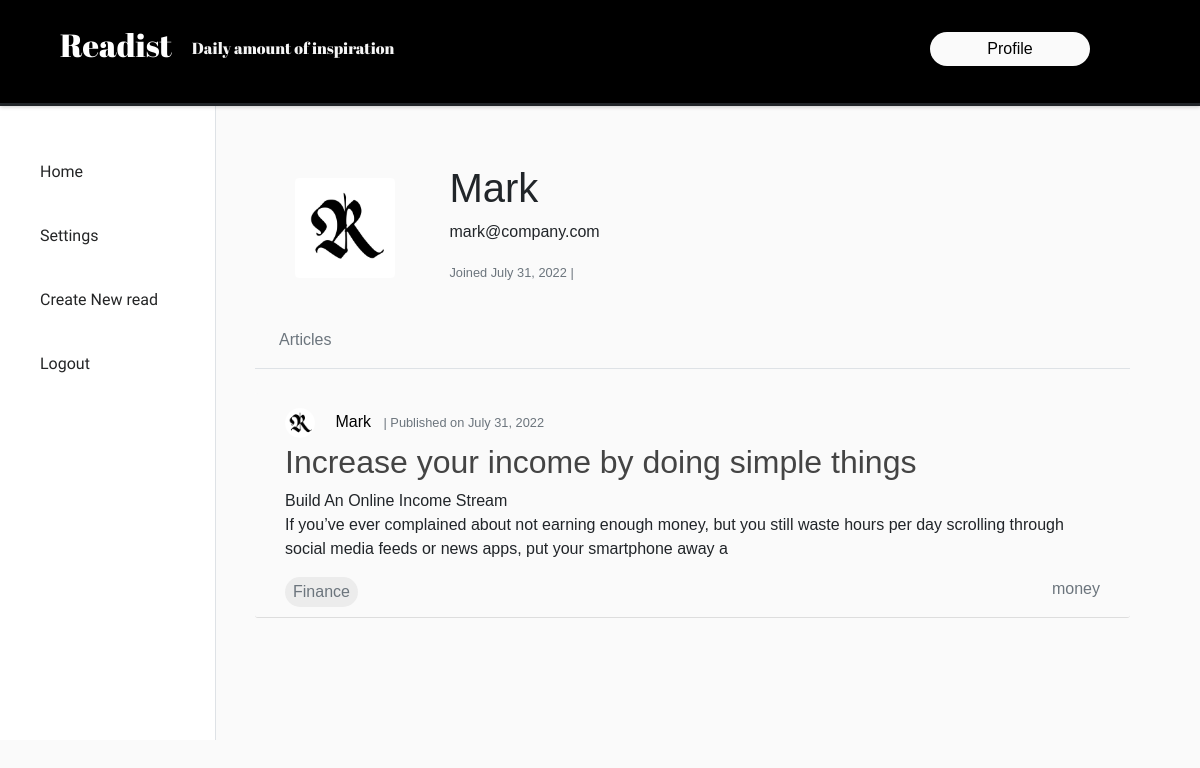
The page /account/ (signed in) on the database its author committed.
### accounts/models.py (models this page shows, shortened)
class Account(models.Model):
    user = models.OneToOneField(User, on_delete=models.CASCADE)
    email = models.EmailField(max_length=150, null=False)
    date_joined = models.DateTimeField(auto_now=True)
    img = models.ImageField(default='profile_pics/default.jpg', upload_to='profile_pics')

### base/models.py (models this page shows, shortened)
class Article(models.Model):
    title = models.CharField(max_length=100, null=False, blank=False)
    date_added = models.DateTimeField(auto_now_add=True)
    sub_category = models.CharField(max_length=50, null=True)
    category = models.CharField(max_length=50, choices=primar_categories, null=False)
    content = models.TextField(null=False)
    author = models.ForeignKey(User, on_delete=models.CASCADE)

### accounts/views.py (the view)
# urls.py: path('account/', account_views.account, name='account'),
def account(request):
    user_articles_list = Article.objects.all().filter(author=request.user)
    context = {
        'user_articles_list' : user_articles_list,
    }
    return render(request, 'accounts/account.html', context)

### accounts/templates/accounts/account.html
{% extends 'base/index.html' %}
{% block content %}
    <div class="account-content">
        <div class="account-data border-bottom">
            <ul>
                <li><img class="rounded user-account-img" src="{{ user.account.img.url }}" style="width:100px;height:100px;"></li>
                <li class="acc-info mt-4">
                    <h1 style="font-style:bold;">{{ user.username }}</h1>
                    <p>{{ user.email }}</p>
                    <small class="text-muted">
                        Joined {{ user.date_joined|date:"F d, Y" }} |
                    </small>
                </li>
            </ul>
            <p class="text-muted ml-4">Articles</p>
        </div>
        <div class="user-articles-section mt-4">
            {% for article in user_articles_list %}
            <article class="content-section">
                <div class="article-body">
                    <div class="article-metadata">
                        <img class="rounded-circle article-img" src="{{ article.author.account.img.url }}">
                        <a class="mr-2" href="{% url 'account' %}">{{ article.author }}</a>
                        <small class="text-muted"> | Published on {{ article.date_added|date:"F d, Y" }}</small>
                    </div>
                    <h2 class="article-title"><a class="" href="{% url 'read' article.id %}">{{ article.title }}</a></h2>
                    <p class="article-content-intro">{{ article.content|slice:":200" }}</p>
                    <div class="article-categories">
                        <p class="article-category category text-muted">{{ article.category }}</p>
                        <p class="article-subcategory subcategory text-muted">{{ article.sub_category }}</p>
                    </div>
                </div>
            </article>
            {% endfor %}
        </div>
    </div>
{% endblock content %}

### base/static/base/styles.css (style rules this page uses)
* { margin: 0; padding: 0; outline: 0; box-sizing: border-box; text-decoration: none; list-style: none; border: none; }
.body { background-color: #fafafa; overflow: hidden; font-family: 'Poppins', sans-serif; }
html { min-height: 100%; overflow: scroll; }
.content-section { background-color: #fafafa; margin-top: 0; padding-top: 0; padding: 15px 30px 40px 30px; border-radius: 3px; margin-bottom: 30px; border-bottom: 1px solid #dddddd; }
.article-title a { color: #444444; }
.article-content-intro { white-space: pre-line; }
.article-img { height: 30px; width: 30px; margin-right: 16px; }
.article-metadata { padding-bottom: 1px; margin-bottom: 4px; }
.article-metadata a { color: black; text-transform: capitalize; }
.article-categories .subcategory { float: right; }
.article-categories .category { float: left; border-radius: 20px; padding: 3px 8px; background-color: #ececec; }
.account-data ul { margin: 20px; }
.account-data ul li { display: inline-block; margin: 20px 20px -60px 20px; }
.acc-info { padding: 10px; }
.account-data img { margin-bottom: 90px; }

### rows shown on the page
Article: author.account.img (picture), author "Mark", date_added "July 31, 2022", title "Increase your income by doing simple things", content "Build An Online Income Stream If you’ve ever complained about not earning enough money, but you still waste hours per day scrolling through social media feeds or news apps, put your smartphone away a", category "Finance", sub_category "money"

### other values the page prints
{{ user.username }} "Mark"
{{ user.email }} "mark@company.com"
{{ user.date_joined|date:"F d, Y" }} "July 31, 2022"
